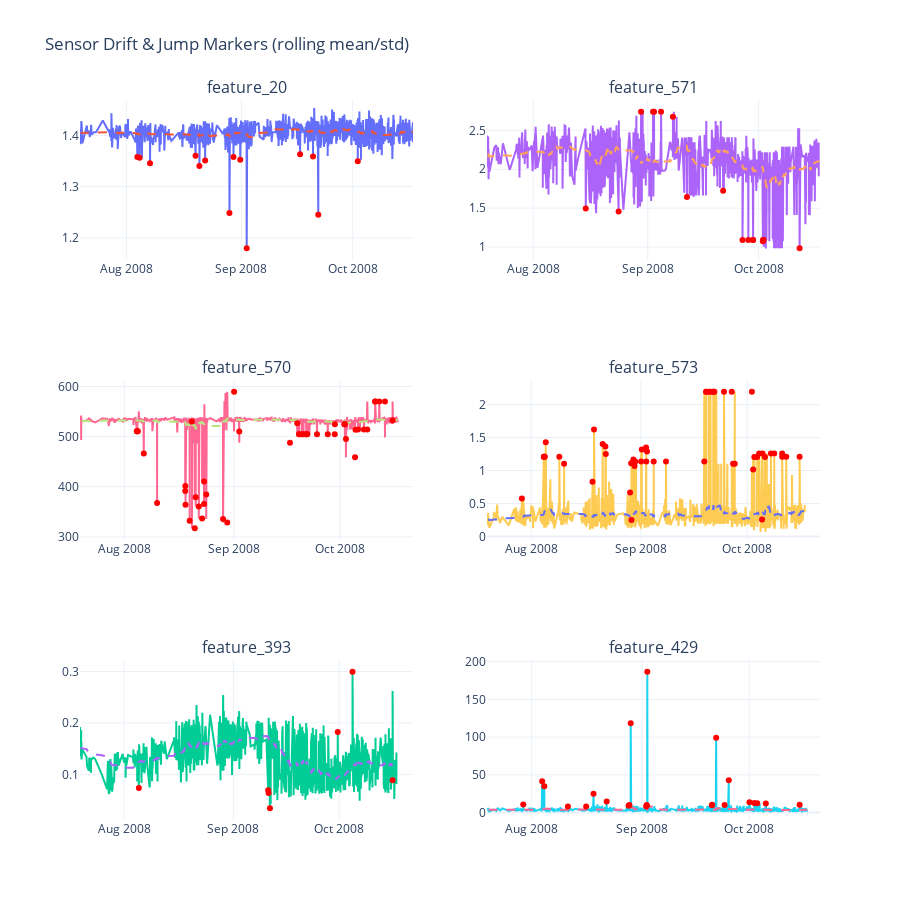

The cell this chart's notebook holds for it:
### Markdown cell above
#### Temporal Analysis - Process Drift Detection

Why this matters: Micron's smart manufacturing deals with process variation over time. This shows how to detect drift/jumps in sensor data over production time.

### Code cell
test_col = 6
print("Analyzing sensor drift patterns...")

if 'data_timestamp' in globals() or 'data_timestamp' in locals():
    ts = pd.to_datetime(data_timestamp)
    if len(ts) != len(data):
        print("Warning: timestamp length does not match data length — skipping temporal analysis.")
    else:
        if isinstance(complete_features, list) and len(complete_features) > 0:
            df_complete = data[complete_features].copy()
        else:
            raise ValueError("complete_features must be a non-empty list of column names")

        # concat the feature DataFrame with the timestamp Series
        df_ts = pd.concat([df_complete.reset_index(drop=True), ts.reset_index(drop=True).rename('timestamp')], axis=1)
        print(f"Number of rows in concatenated DataFrame: {df_ts.shape[0]}, columns: {df_ts.shape[1]}")

        # set timestamp index for time-based analysis
        df_ts['timestamp'] = pd.to_datetime(df_ts['timestamp'])
        df_ts = df_ts.set_index('timestamp').sort_index()

        # proceed with plotting / drift detection using df_ts
        sample_sensors = complete_features[:test_col] if len(complete_features) >= test_col else complete_features
        if len(sample_sensors) == 0:
            print("No complete features available for temporal analysis.")
        else:
            window = 50            # rolling window for trend estimation
            min_periods = 10       # minimum periods to compute rolling stats
            sigma_threshold = 3.0  # number of std deviations to call a jump

            jump_summary = []
            rows = int(np.ceil(len(sample_sensors) / 2))
            cols = 2 if len(sample_sensors) > 1 else 1

            # compute rolling stats and detect jumps
            for sensor in sample_sensors:
                series = df_ts[sensor].astype(float)
                rolling_mean = series.rolling(window=window, min_periods=min_periods).mean()
                rolling_std = series.rolling(window=window, min_periods=min_periods).std()
                jumps_mask = (series - rolling_mean).abs() > (sigma_threshold * rolling_std)
                jumps_mask = jumps_mask.fillna(False)
                total_jumps = int(jumps_mask.sum())
                pct_jumps = jumps_mask.mean() * 100 if len(jumps_mask) > 0 else 0.0

                jump_summary.append({
                    'sensor': sensor,
                    'jump_count': total_jumps,
                    'jump_pct': pct_jumps,
                    'rolling_window': window,
                    'sigma_threshold': sigma_threshold
                })

                print(f"{sensor}: {total_jumps} jumps detected ({pct_jumps:.2f}%) with window={window}, sigma={sigma_threshold}")

            jump_summary_df = pd.DataFrame(jump_summary).sort_values('jump_count', ascending=False)
            print("\nJump summary (top sensors):")
            display(jump_summary_df.head(20))

            # Plot: try Plotly first, fallback to Matplotlib if Plotly internals raise ModuleNotFoundError
            try:
                fig = make_subplots(rows=rows, cols=cols, subplot_titles=sample_sensors)
                for i, sensor in enumerate(sample_sensors):
                    series = df_ts[sensor].astype(float)
                    rolling_mean = series.rolling(window=window, min_periods=min_periods).mean()
                    rolling_std = series.rolling(window=window, min_periods=min_periods).std()
                    jumps_mask = (series - rolling_mean).abs() > (sigma_threshold * rolling_std)
                    jumps_mask = jumps_mask.fillna(False)
                    jump_times = series.index[jumps_mask]
                    jump_vals = series.loc[jump_times]

                    row = i // cols + 1
                    col = i % cols + 1

                    # basic traces (avoid complex 'line' validators where possible)
                    fig.add_trace(go.Scatter(x=series.index, y=series.values, mode='lines', name=f'{sensor} raw'), row=row, col=col)
                    fig.add_trace(go.Scatter(x=rolling_mean.index, y=rolling_mean.values, mode='lines', name=f'{sensor} rolling_mean',
                                             line=dict(dash='dash', width=2)), row=row, col=col)

                    if not jump_times.empty:
                        fig.add_trace(go.Scatter(x=jump_times, y=jump_vals.values, mode='markers',
                                                 marker=dict(color='red', size=6), name=f'{sensor} jumps'), row=row, col=col)

                fig.update_layout(title="Sensor Drift & Jump Markers (rolling mean/std)", height=300 * rows, template='plotly_white', showlegend=False)
                fig.show()

            except ModuleNotFoundError as e:
                # Fallback: Matplotlib static plots
                print(f"Plotly internals failed ({e}). Falling back to Matplotlib plotting.")
                import matplotlib.dates as mdates
                fig, axes = plt.subplots(rows, cols, figsize=(12 * cols, 3 * rows), squeeze=False)
                for i, sensor in enumerate(sample_sensors):
                    series = df_ts[sensor].astype(float)
                    rolling_mean = series.rolling(window=window, min_periods=min_periods).mean()
                    rolling_std = series.rolling(window=window, min_periods=min_periods).std()
                    jumps_mask = (series - rolling_mean).abs() > (sigma_threshold * rolling_std)
                    jumps_mask = jumps_mask.fillna(False)
                    jump_times = series.index[jumps_mask]
                    jump_vals = series.loc[jump_times]

                    r = i // cols
                    c = i % cols
                    ax = axes[r][c]
                    ax.plot(series.index, series.values, color='steelblue', linewidth=0.8)
                    ax.plot(rolling_mean.index, rolling_mean.values, color='orange', linestyle='--', linewidth=1.4)
                    if not jump_times.empty:
                        ax.scatter(jump_times, jump_vals.values, color='red', s=20, zorder=5)
                    ax.set_title(sensor)
                    ax.xaxis.set_major_formatter(mdates.AutoDateFormatter(mdates.AutoDateLocator()))
                    ax.grid(True, alpha=0.3)
                plt.tight_layout()
                plt.show()
else:
    print("No timestamp available (data_timestamp not set). Skipping temporal analysis.")

### Figure 1 — Plotly figure (JSON) as saved in the notebook; plotly's stock layout.template omitted (floating-point values rounded to 4 significant figures; data arrays with more than 128 entries replaced by an {"elided": "..."} marker saying what was removed)
{"data": [{"mode": "lines", "name": "feature_20 raw", "type": "scatter", "x": {"elided": "1567 str values"}, "xaxis": "x", "y": {"elided": "1567 float values"}, "yaxis": "y"}, {"line": {"dash": "dash", "width": 2}, "mode": "lines", "name": "feature_20 rolling_mean", "type": "scatter", "x": {"elided": "1567 str values"}, "xaxis": "x", "y": {"elided": "1567 float values"}, "yaxis": "y"}, {"marker": {"color": "red", "size": 6}, "mode": "markers", "name": "feature_20 jumps", "type": "scatter", "x": ["2008-08-03T22:52:00.000000000", "2008-08-04T13:19:00.000000000", "2008-08-07T08:55:00.000000000", "2008-08-19T15:33:00.000000000", "2008-08-20T16:16:00.000000000", "2008-08-22T05:31:00.000000000", "2008-08-28T18:47:00.000000000", "2008-08-29T20:49:00.000000000", "2008-08-31T16:32:00.000000000", "2008-09-02T10:13:00.000000000", "2008-09-16T19:45:00.000000000", "2008-09-20T07:21:00.000000000", "2008-09-21T17:26:00.000000000", "2008-10-02T08:57:00.000000000"], "xaxis": "x", "y": [1.358, 1.356, 1.345, 1.36, 1.34, 1.351, 1.249, 1.358, 1.353, 1.18, 1.363, 1.359, 1.245, 1.349], "yaxis": "y"}, {"mode": "lines", "name": "feature_571 raw", "type": "scatter", "x": {"elided": "1567 str values"}, "xaxis": "x2", "y": {"elided": "1567 float values"}, "yaxis": "y2"}, {"line": {"dash": "dash", "width": 2}, "mode": "lines", "name": "feature_571 rolling_mean", "type": "scatter", "x": {"elided": "1567 str values"}, "xaxis": "x2", "y": {"elided": "1567 float values"}, "yaxis": "y2"}, {"marker": {"color": "red", "size": 6}, "mode": "markers", "name": "feature_571 jumps", "type": "scatter", "x": ["2008-08-15T05:13:00.000000000", "2008-08-24T02:32:00.000000000", "2008-08-30T04:20:00.000000000", "2008-09-02T10:13:00.000000000", "2008-09-02T16:50:00.000000000", "2008-09-04T14:11:00.000000000", "2008-09-07T19:29:00.000000000", "2008-09-11T14:20:00.000000000", "2008-09-21T09:16:00.000000000", "2008-09-26T15:06:00.000000000", "2008-09-28T04:45:00.000000000", "2008-09-29T11:13:00.000000000", "2008-09-29T11:53:00.000000000", "2008-10-02T03:17:00.000000000", "2008-10-02T04:23:00.000000000", "2008-10-02T06:49:00.000000000", "2008-10-02T07:35:00.000000000", "2008-10-12T01:50:00.000000000"], "xaxis": "x2", "y": [1.494, 1.457, 2.74, 2.74, 2.74, 2.74, 2.676, 1.642, 1.726, 1.091, 1.091, 1.091, 1.091, 1.074, 1.091, 1.091, 1.091, 0.9847], "yaxis": "y2"}, {"mode": "lines", "name": "feature_570 raw", "type": "scatter", "x": {"elided": "1567 str values"}, "xaxis": "x3", "y": {"elided": "1567 float values"}, "yaxis": "y3"}, {"line": {"dash": "dash", "width": 2}, "mode": "lines", "name": "feature_570 rolling_mean", "type": "scatter", "x": {"elided": "1567 str values"}, "xaxis": "x3", "y": {"elided": "1567 float values"}, "yaxis": "y3"}, {"marker": {"color": "red", "size": 6}, "mode": "markers", "name": "feature_570 jumps", "type": "scatter", "x": ["2008-08-04T13:19:00.000000000", "2008-08-04T14:04:00.000000000", "2008-08-04T16:15:00.000000000", "2008-08-04T19:58:00.000000000", "2008-08-06T12:33:00.000000000", "2008-08-10T06:41:00.000000000", "2008-08-18T05:25:00.000000000", "2008-08-18T06:07:00.000000000", "2008-08-18T07:23:00.000000000", "2008-08-19T11:13:00.000000000", "2008-08-20T02:27:00.000000000", "2008-08-20T22:13:00.000000000", "2008-08-21T04:22:00.000000000", "2008-08-22T01:26:00.000000000", "2008-08-22T23:47:00.000000000", "2008-08-23T12:58:00.000000000", "2008-08-23T13:02:00.000000000", "2008-08-24T04:00:00.000000000", "2008-08-28T21:52:00.000000000", "2008-08-30T02:32:00.000000000", "2008-09-01T00:45:00.000000000", "2008-09-02T11:49:00.000000000", "2008-09-16T19:45:00.000000000", "2008-09-18T21:12:00.000000000", "2008-09-19T09:12:00.000000000", "2008-09-19T10:45:00.000000000", "2008-09-20T04:28:00.000000000", "2008-09-20T15:19:00.000000000", "2008-09-21T09:31:00.000000000", "2008-09-21T10:07:00.000000000", "2008-09-21T17:30:00.000000000", "2008-09-24T10:53:00.000000000", "2008-09-27T11:45:00.000000000", "2008-09-29T11:13:00.000000000", "2008-09-29T11:53:00.000000000", "2008-10-02T04:23:00.000000000", "2008-10-02T06:49:00.000000000", "2008-10-02T07:58:00.000000000", "2008-10-02T15:10:00.000000000", "2008-10-05T04:48:00.000000000", "2008-10-05T08:02:00.000000000", "2008-10-06T00:41:00.000000000", "2008-10-07T17:06:00.000000000", "2008-10-08T15:37:00.000000000", "2008-10-10T21:03:00.000000000", "2008-10-10T21:16:00.000000000", "2008-10-12T00:57:00.000000000", "2008-10-13T15:42:00.000000000", "2008-10-15T19:24:00.000000000"], "xaxis": "x3", "y": [510.9, 510.9, 510.9, 510.9, 466.5, 367.4, 391.6, 401.4, 364.1, 332.0, 530.3, 317.2, 379.0, 360.8, 336.7, 410.2, 365.4, 384.7, 335.6, 328.5, 589.5, 510.3, 487.6, 526.5, 504.9, 504.9, 504.9, 504.9, 504.9, 504.9, 504.9, 504.9, 504.9, 504.9, 524.5, 524.5, 524.5, 524.5, 495.4, 458.8, 513.8, 514.4, 514.4, 514.4, 570.0, 570.0, 570.0, 570.0, 532.5, 498.2, 570.0], "yaxis": "y3"}, {"mode": "lines", "name": "feature_573 raw", "type": "scatter", "x": {"elided": "1567 str values"}, "xaxis": "x4", "y": {"elided": "1567 float values"}, "yaxis": "y4"}, {"line": {"dash": "dash", "width": 2}, "mode": "lines", "name": "feature_573 rolling_mean", "type": "scatter", "x": {"elided": "1567 str values"}, "xaxis": "x4", "y": {"elided": "1567 float values"}, "yaxis": "y4"}, {"marker": {"color": "red", "size": 6}, "mode": "markers", "name": "feature_573 jumps", "type": "scatter", "x": ["2008-07-29T08:23:00.000000000", "2008-08-04T13:19:00.000000000", "2008-08-04T14:04:00.000000000", "2008-08-04T16:15:00.000000000", "2008-08-04T19:58:00.000000000", "2008-08-05T02:15:00.000000000", "2008-08-08T22:25:00.000000000", "2008-08-10T06:41:00.000000000", "2008-08-18T07:23:00.000000000", "2008-08-18T17:37:00.000000000", "2008-08-21T04:22:00.000000000", "2008-08-21T22:25:00.000000000", "2008-08-22T01:26:00.000000000", "2008-08-28T21:52:00.000000000", "2008-08-29T05:16:00.000000000", "2008-08-29T07:33:00.000000000", "2008-08-29T20:49:00.000000000", "2008-08-30T04:20:00.000000000", "2008-08-30T04:24:00.000000000", "2008-08-30T09:13:00.000000000", "2008-09-01T00:45:00.000000000", "2008-09-01T05:32:00.000000000", "2008-09-02T10:13:00.000000000", "2008-09-02T11:49:00.000000000", "2008-09-02T16:50:00.000000000", "2008-09-04T14:11:00.000000000", "2008-09-08T01:24:00.000000000", "2008-09-18T21:12:00.000000000", "2008-09-19T09:12:00.000000000", "2008-09-19T10:45:00.000000000", "2008-09-20T04:28:00.000000000", "2008-09-20T15:19:00.000000000", "2008-09-21T09:31:00.000000000", "2008-09-21T10:07:00.000000000", "2008-09-21T17:30:00.000000000", "2008-09-24T10:53:00.000000000", "2008-09-26T15:36:00.000000000", "2008-09-27T00:16:00.000000000", "2008-09-27T11:45:00.000000000", "2008-10-02T07:58:00.000000000", "2008-10-02T16:32:00.000000000", "2008-10-03T00:24:00.000000000", "2008-10-03T19:23:00.000000000", "2008-10-04T09:29:00.000000000", "2008-10-05T04:48:00.000000000", "2008-10-05T08:02:00.000000000", "2008-10-06T00:41:00.000000000", "2008-10-07T17:06:00.000000000", "2008-10-08T15:37:00.000000000", "2008-10-10T21:03:00.000000000", "2008-10-10T21:16:00.000000000", "2008-10-12T00:57:00.000000000", "2008-10-15T19:24:00.000000000"], "xaxis": "x4", "y": [0.5747, 1.21, 1.21, 1.21, 1.21, 1.432, 1.21, 1.102, 0.8314, 1.623, 1.402, 1.363, 1.252, 0.6676, 1.109, 0.2491, 1.167, 1.069, 1.138, 1.138, 1.138, 1.321, 1.348, 1.138, 1.288, 1.138, 1.138, 1.138, 2.197, 2.197, 2.197, 2.197, 2.197, 2.197, 2.197, 2.197, 2.197, 1.102, 1.102, 2.197, 1.017, 1.204, 1.204, 1.257, 0.2568, 1.257, 1.204, 1.257, 1.257, 1.257, 1.211, 1.211, 1.211, 1.211, 1.211], "yaxis": "y4"}, {"mode": "lines", "name": "feature_393 raw", "type": "scatter", "x": {"elided": "1567 str values"}, "xaxis": "x5", "y": {"elided": "1567 float values"}, "yaxis": "y5"}, {"line": {"dash": "dash", "width": 2}, "mode": "lines", "name": "feature_393 rolling_mean", "type": "scatter", "x": {"elided": "1567 str values"}, "xaxis": "x5", "y": {"elided": "1567 float values"}, "yaxis": "y5"}, {"marker": {"color": "red", "size": 6}, "mode": "markers", "name": "feature_393 jumps", "type": "scatter", "x": ["2008-08-05T04:35:00.000000000", "2008-09-10T20:52:00.000000000", "2008-09-10T23:43:00.000000000", "2008-09-11T08:58:00.000000000", "2008-09-30T14:36:00.000000000", "2008-10-04T19:12:00.000000000", "2008-10-16T04:02:00.000000000"], "xaxis": "x5", "y": [0.0735, 0.0694, 0.0636, 0.0342, 0.1823, 0.2994, 0.0888, 0.2622], "yaxis": "y5"}, {"mode": "lines", "name": "feature_429 raw", "type": "scatter", "x": {"elided": "1567 str values"}, "xaxis": "x6", "y": {"elided": "1567 float values"}, "yaxis": "y6"}, {"line": {"dash": "dash", "width": 2}, "mode": "lines", "name": "feature_429 rolling_mean", "type": "scatter", "x": {"elided": "1567 str values"}, "xaxis": "x6", "y": {"elided": "1567 float values"}, "yaxis": "y6"}, {"marker": {"color": "red", "size": 6}, "mode": "markers", "name": "feature_429 jumps", "type": "scatter", "x": ["2008-07-29T15:49:00.000000000", "2008-08-03T22:52:00.000000000", "2008-08-04T13:19:00.000000000", "2008-08-11T04:09:00.000000000", "2008-08-16T06:52:00.000000000", "2008-08-18T08:31:00.000000000", "2008-08-22T01:04:00.000000000", "2008-08-28T04:10:00.000000000", "2008-08-28T09:46:00.000000000", "2008-08-28T18:47:00.000000000", "2008-09-02T02:50:00.000000000", "2008-09-02T06:03:00.000000000", "2008-09-02T06:48:00.000000000", "2008-09-02T10:13:00.000000000", "2008-09-20T12:27:00.000000000", "2008-09-20T14:50:00.000000000", "2008-09-21T17:26:00.000000000", "2008-09-24T02:19:00.000000000", "2008-09-25T06:21:00.000000000", "2008-10-01T01:11:00.000000000", "2008-10-02T09:10:00.000000000", "2008-10-03T05:45:00.000000000", "2008-10-05T15:30:00.000000000", "2008-10-15T02:42:00.000000000"], "xaxis": "x6", "y": [10.87, 41.57, 34.9, 8.044, 8.148, 24.97, 14.69, 9.146, 10.1, 118.3, 8.234, 9.938, 9.17, 186.6, 9.815, 10.44, 99.0, 10.03, 42.74, 13.64, 12.74, 12.38, 11.97, 10.42], "yaxis": "y6"}], "layout": {"annotations": [{"font": {"size": 16}, "showarrow": false, "text": "feature_20", "x": 0.225, "xanchor": "center", "xref": "paper", "y": 1, "yanchor": "bottom", "yref": "paper"}, {"font": {"size": 16}, "showarrow": false, "text": "feature_571", "x": 0.775, "xanchor": "center", "xref": "paper", "y": 1, "yanchor": "bottom", "yref": "paper"}, {"font": {"size": 16}, "showarrow": false, "text": "feature_570", "x": 0.225, "xanchor": "center", "xref": "paper", "y": 0.6111, "yanchor": "bottom", "yref": "paper"}, {"font": {"size": 16}, "showarrow": false, "text": "feature_573", "x": 0.775, "xanchor": "center", "xref": "paper", "y": 0.6111, "yanchor": "bottom", "yref": "paper"}, {"font": {"size": 16}, "showarrow": false, "text": "feature_393", "x": 0.225, "xanchor": "center", "xref": "paper", "y": 0.2222, "yanchor": "bottom", "yref": "paper"}, {"font": {"size": 16}, "showarrow": false, "text": "feature_429", "x": 0.775, "xanchor": "center", "xref": "paper", "y": 0.2222, "yanchor": "bottom", "yref": "paper"}], "height": 900, "showlegend": false, "title": {"text": "Sensor Drift & Jump Markers (rolling mean/std)"}, "xaxis": {"anchor": "y", "domain": [0, 0.45]}, "xaxis2": {"anchor": "y2", "domain": [0.55, 1]}, "xaxis3": {"anchor": "y3", "domain": [0, 0.45]}, "xaxis4": {"anchor": "y4", "domain": [0.55, 1]}, "xaxis5": {"anchor": "y5", "domain": [0, 0.45]}, "xaxis6": {"anchor": "y6", "domain": [0.55, 1]}, "yaxis": {"anchor": "x", "domain": [0.7778, 1]}, "yaxis2": {"anchor": "x2", "domain": [0.7778, 1]}, "yaxis3": {"anchor": "x3", "domain": [0.3889, 0.6111]}, "yaxis4": {"anchor": "x4", "domain": [0.3889, 0.6111]}, "yaxis5": {"anchor": "x5", "domain": [0, 0.2222]}, "yaxis6": {"anchor": "x6", "domain": [0, 0.2222]}}}
